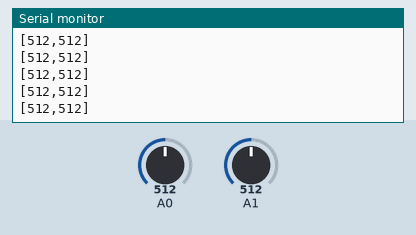
The sketch below on a simulated Arduino Uno, built with avr-gcc and run on an emulated ATmega328P. Shown: the last lines printed to the serial monitor. The test bench sets the inputs (shaded band); at power-on: A0 = 512, A1 = 512.

Above: at 1.2 s.
1.3 s: A0 set to 11
At 1.33 s:
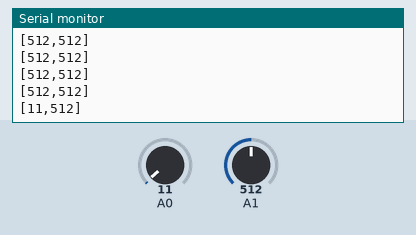
2.8 s: A0 set to 8
At 2.8 s:
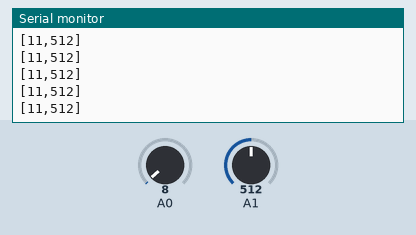
4.3 s: A1 set to 716
At 4.31 s:
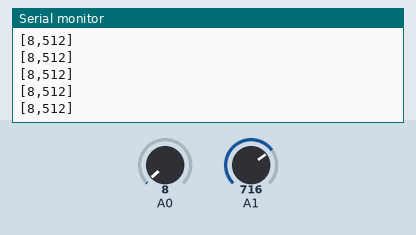
5.8 s: A1 set to 727
At 5.83 s:
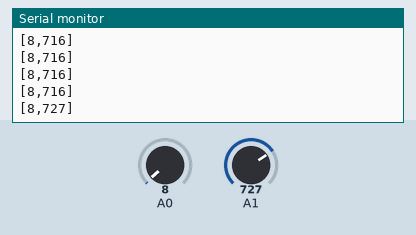
Timing chart, 0 to 8.8 s (numbered marks = the images above; inputs shaded):
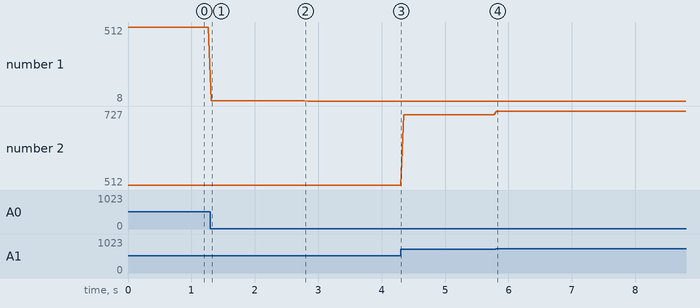

The sketch:

a6.ino
```cpp
// Asikur Rahman
// Assignment 6
// Person I collaborated with: Sabreen


void setup(){
  Serial.begin(9600);
}

void loop(){
  String output = "[";
  output = output + analogRead(A0) + "," + analogRead(A1) + "]";
  Serial.println(output);
  delay(50);
}
```

Measured:
- after the input at 1.3 s, the serial monitor: prints a new line at once (image 1)
- after the input at 5.8 s, the serial monitor: prints a new line at once (image 4)
- plotted number 1: 512 → 11 after the input at 1.3 s, 11 → 8 after the input at 2.8 s
- plotted number 2: 512 → 716 after the input at 4.3 s, 716 → 727 after the input at 5.8 s
